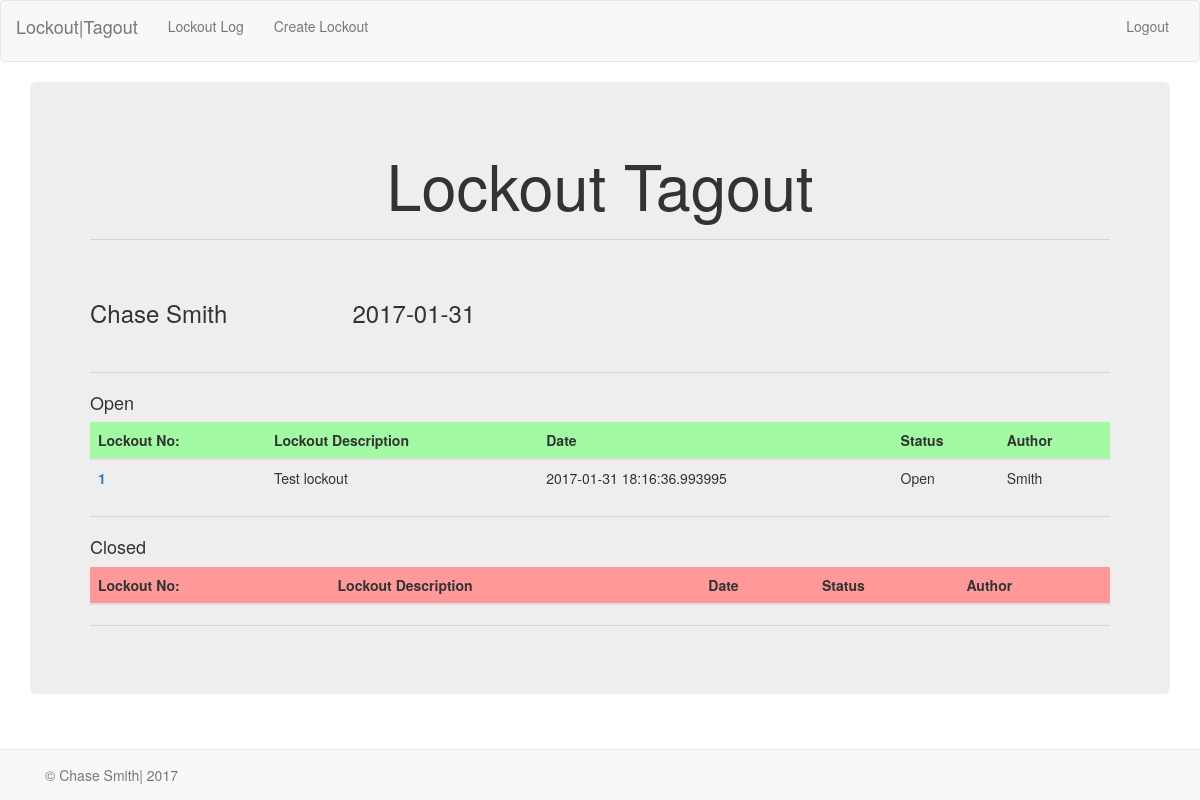
Before: / with the older database file.
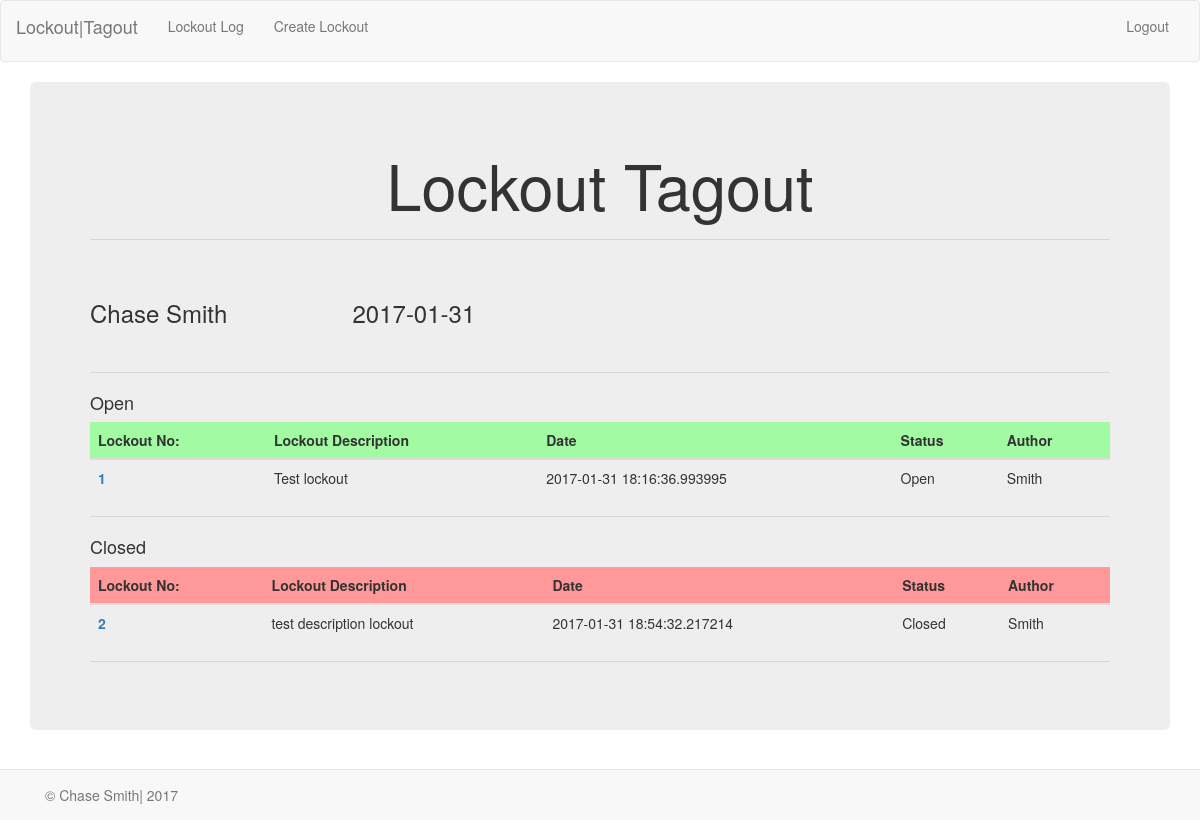
After: the same page with the newer database file.
### models.py (models this page shows, shortened)
class User(db.Model):
    __tablename__="user"
    id=db.Column(db.Integer, primary_key=True)
    username=db.Column(db.String(20), unique=True)
    first_name=db.Column(db.String(20), nullable=False)
    last_name=db.Column(db.String(20), nullable=False)
    position=db.Column(db.String(50), nullable=False)

class Lockout(db.Model):
    __tablename__="lockout"
    id=db.Column(db.Integer, primary_key=True)
    lockout_description=db.Column(db.String(200), nullable=False)
    lockout_author = db.relationship('User', backref=db.backref('lockout_author', lazy='dynamic'))
    user_id=db.Column('user_id', db.Integer, db.ForeignKey('user.id'))
    filename=db.Column(db.String(300), nullable=True)
    status=db.Column(db.Boolean(), default=True)
    goggles=db.Column(db.Boolean(), default=False)
    faceshield=db.Column(db.Boolean(),default=False)
    fullface=db.Column(db.Boolean(), default=False)
    dustmask=db.Column(db.Boolean(), default=False)
    leathergloves=db.Column(db.Boolean(), default=False)
    saranax=db.Column(db.Boolean(), default=False)
    nitrilegloves=db.Column(db.Boolean(), default=False)
    chemicalgloves=db.Column(db.Boolean(), default=False)
    chemicalsuit=db.Column(db.Boolean(),default=False)
    tyrex=db.Column(db.Boolean(),default=False)
    rubberboots=db.Column(db.Boolean(),default=False)
    sar=db.Column(db.Boolean(),default=False)
    data=db.Column(db.LargeBinary(),nullable=True)
    date=db.Column(db.DateTime)
    ppe=db.Column(db.String(50), nullable=True)

### app.py (the view)
@app.route('/')
def index():
    today=date.today()
    user=db.session.query(User).first()
    lockout=db.session.query(Lockout).all()
    open_lockouts=db.session.query(Lockout).filter_by(status=True).all()
    closed_lockouts=db.session.query(Lockout).filter_by(status=False).all()
    return render_template('index.html', closed_lockouts=closed_lockouts, open_lockouts=open_lockouts, user=user, today=today)

### templates/index.html
{% extends "base.html" %}
{% import "bootstrap/wtf.html" as wtf %}
{% block content %}
<div class="jumbotron">
<div class="text-center">
<h1>Lockout Tagout</h1>
</div>
<hr>
<br>
<div class="row">
        <div class="col-md-3 col-xmd-offset-3 form-group">
            <h3>{{ user.first_name }} {{ user.last_name }} </h3>
        </div>
        <div class="col-md-6">
            <h3> {{ today }} </h3>
        </div>
</div>
<hr>
<h4>Open</h4>
<table class="table table-sm">
<thead>
  <tr style="background-color: #A2FBA2;">
    <th>Lockout No:</th>
    <th>Lockout Description</th>
    <th>Date</th>
    <th>Status</th>
    <th>Author</th>
  </tr>
</thead>
<tbody>
  {% for each in open_lockouts %}
  <tr >
    <th scope="row" ><a href="lockout/{{each.id}}">{{ each.id }}</a></th>
    <td>{{ each.lockout_description }}</td>
    <td>{{ each.date }}</td>
    {% if each.status == True %}
    <td>Open</td>
    {% else %}
    <td>Closed</td>
    {% endif %}
    <td>{{ each.lockout_author.last_name }}</td>
  </tr>
  {% endfor %}
</tbody>
</table>
<hr>
<h4>Closed</h4>
  <table class="table table-sm">
    <thead>
      <tr style="background-color: #FF9999;">
        <th>Lockout No:</th>
        <th>Lockout Description</th>
        <th>Date</th>
        <th>Status</th>
        <th>Author</th>
      </tr>
    </thead>
  <tbody>
    {% for each in closed_lockouts %}
    <tr>
      <th scope="row"><a href="lockout/{{each.id}}">{{ each.id }}</a></th>
      <td>{{ each.lockout_description }}</td>
      <td>{{ each.date }}</td>
      {% if each.status == True %}
      <td>Open</td>
      {% else %}
      <td>Closed</td>
      {% endif %}
      <td>{{ each.lockout_author.last_name }}</td>
    </tr>
    {% endfor %}
  </tbody>
</table>
<hr>
{% endblock %}

### templates/base.html (shortened to what this page needs)
<!DOCTYPE html>
<html>
  <head>
    {% block head %}
    <link rel="stylesheet" href="https://maxcdn.bootstrapcdn.com/bootstrap/3.3.7/css/bootstrap.min.css">
    <link href="{{ url_for('static', filename='style.css') }}" rel="stylesheet">
    {% endblock %}
  </head>
  <nav class="navbar navbar-default">
  <div class="container-fluid">
    <div class="navbar-header">
      <p class="navbar-brand">Lockout|Tagout</p>
    </div>
    <div class="collapse navbar-collapse">
    <ul class="nav navbar-nav navbar-left">
        <li>
            <a href="/">Lockout Log</a>
        </li>
        <li>
            <a href="/lockout"> Create Lockout</a>
        </li>
    </ul>
    <ul class="nav navbar-nav navbar-right">
        <li>
            <a href="/logout">Logout</a>
        </li>
    </ul>
    </div>
  </div>
</nav>
    <div class="container"   style="margin-bottom: 60px;">
      {% block content %}{% endblock %}
    </div>
    <div class="navbar navbar-default navbar-fixed-bottom" role="navigation"  style="margin-bottom: 0px;" >
    	<div class="container">
    		<p class ="navbar-text"> &copy; Chase Smith| 2017</p>
    	</div>
    </div>
  </body>
</html>

### static/style.css (style rules this page uses)
hr { background-color: blue; }

Changed rows visible on the page:
added Lockout: id "2", lockout_description "test description lockout", date "2017-01-31 18:54:32.217214", status "Closed", lockout_author.last_name "Smith"
